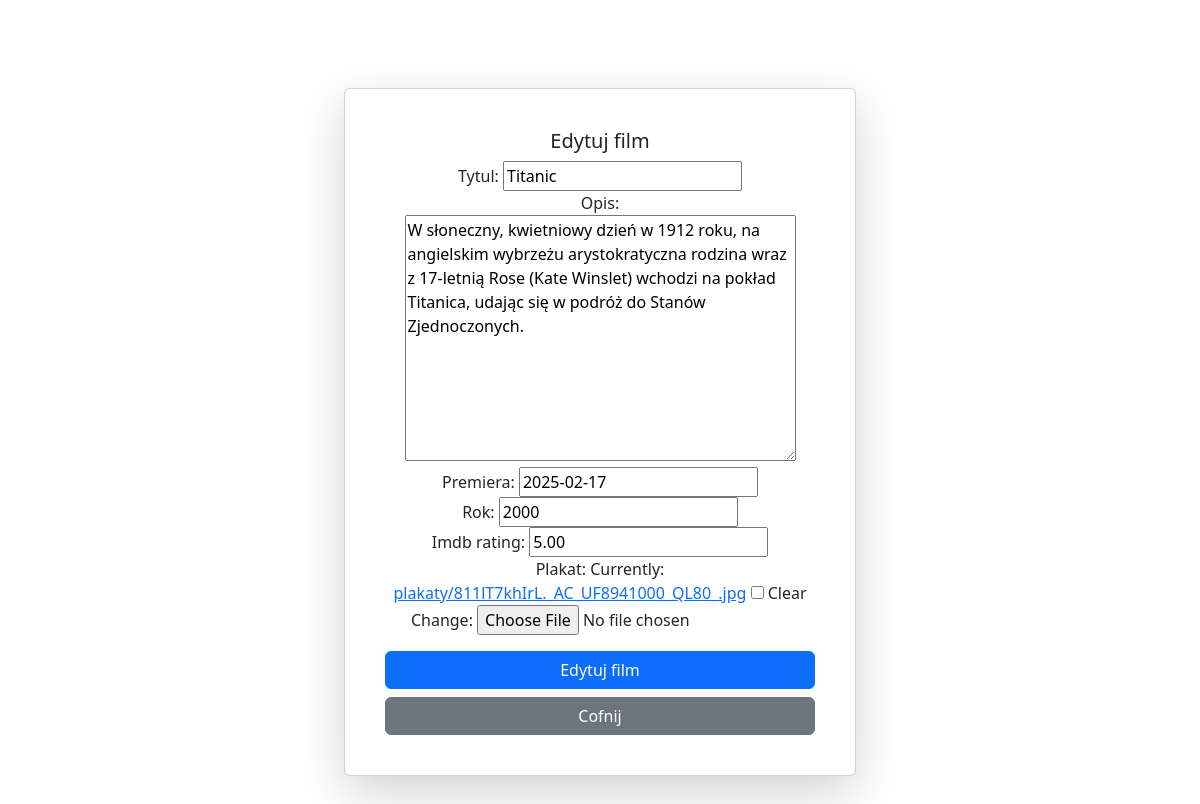
Before: /filmy/edytuj/1/ (signed in) with the older database file.
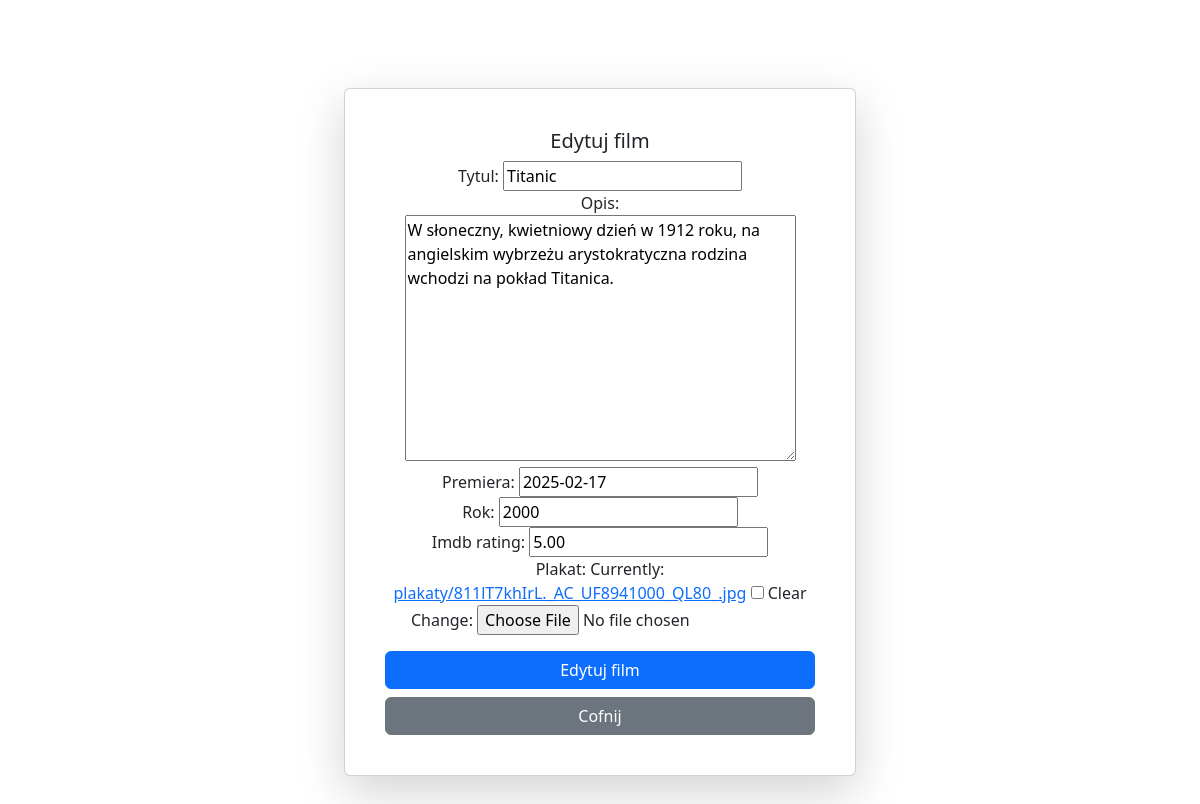
After: the same page with the newer database file.
### filmyweb/models.py (models this page shows, shortened)
class Film(models.Model):
    tytul = models.CharField(max_length=64, blank=False, unique=True)
    rok = models.PositiveSmallIntegerField(default=2000)
    opis = models.TextField(default="")
    premiera = models.DateField(null=True, blank=True)
    imdb_rating = models.DecimalField(max_digits=4, decimal_places=2,
                 null=True, blank=True)
    plakat = models.ImageField(upload_to="plakaty", null=True, blank=True)
    dodatkowe = models.OneToOneField(DodatkoweInfo, on_delete=models.CASCADE, null=True, blank=True)

### filmyweb/views.py (the view)
# urls.py: path('edytuj/<int:id>/', edytuj_film, name='edytuj_film'),
@login_required
def edytuj_film(request, id):
    film = get_object_or_404(Film, pk=id)
    form = FilmForm(request.POST or None, request.FILES or None,
    instance=film)
    if form.is_valid():
        form.save()
        return redirect(wszystkie_filmy)
    return render(request, 'film_form.html', {'form': form, 'nowy': False})

### filmyweb/forms.py
class FilmForm(ModelForm):
    class Meta:
        model = Film
        fields = ['tytul', 'opis', 'premiera', 'rok', 'imdb_rating', 'plakat']

### templates/film_form.html (shortened to what this page needs)
{% extends 'glowny.html' %}
{% load bootstrap %}
{% block strona %}
<div class="d-flex justify-content-center align-items-center vh-100">
    <div class="card p-4 shadow-lg text-center" style="width: 32rem;">
        <div class="card-body">
            {% if nowy %}
                <h5 class="card-title">Nowy film</h5>
            {% else %}
                <h5 class="card-title">Edytuj film</h5>
            {% endif %}
            <form method="post" enctype="multipart/form-data">
                {{ form|bootstrap }}
                <button type="submit" class="btn btn-primary w-100 mt-3">
                    {% if nowy %}Dodaj film{% else %}Edytuj film{% endif %}
                </button>
            </form>
            <a href="{% url 'wszystkie_filmy' %}" class="btn btn-secondary w-100 mt-2">Cofnij</a>
        </div>
    </div>
</div>
{% endblock %}

### templates/glowny.html (shortened to what this page needs)
{%  load static  %}
<!DOCTYPE html>
<html lang="en">
<head>
    <link href="https://cdn.jsdelivr.net/npm/bootstrap@5.3.3/dist/css/bootstrap.min.css"
    rel="stylesheet"
>
    <link rel="stylesheet" href="{% static 'nowy.css' %}">
</head>
<body>
    {% block strona %} {% endblock %}
</body>
</html>

### filmyweb/static/nowy.css (style rules this page uses)
body { padding: 2rem; }
.card { width: 36rem; }

Changed rows visible on the page:
changed Film "Titanic": opis "…angielskim wybrzeżu arystokratyczna rodzina wraz z 17-letnią Rose (Kate Winslet) wchodzi na pokład Titanica, udając się w podróż do Stanów Zjednoczonych." → "W słoneczny, kwietniowy dzień w 1912 roku, na angielskim wybrzeżu arystokratyczna rodzina wchodzi na pokład Titanica."
